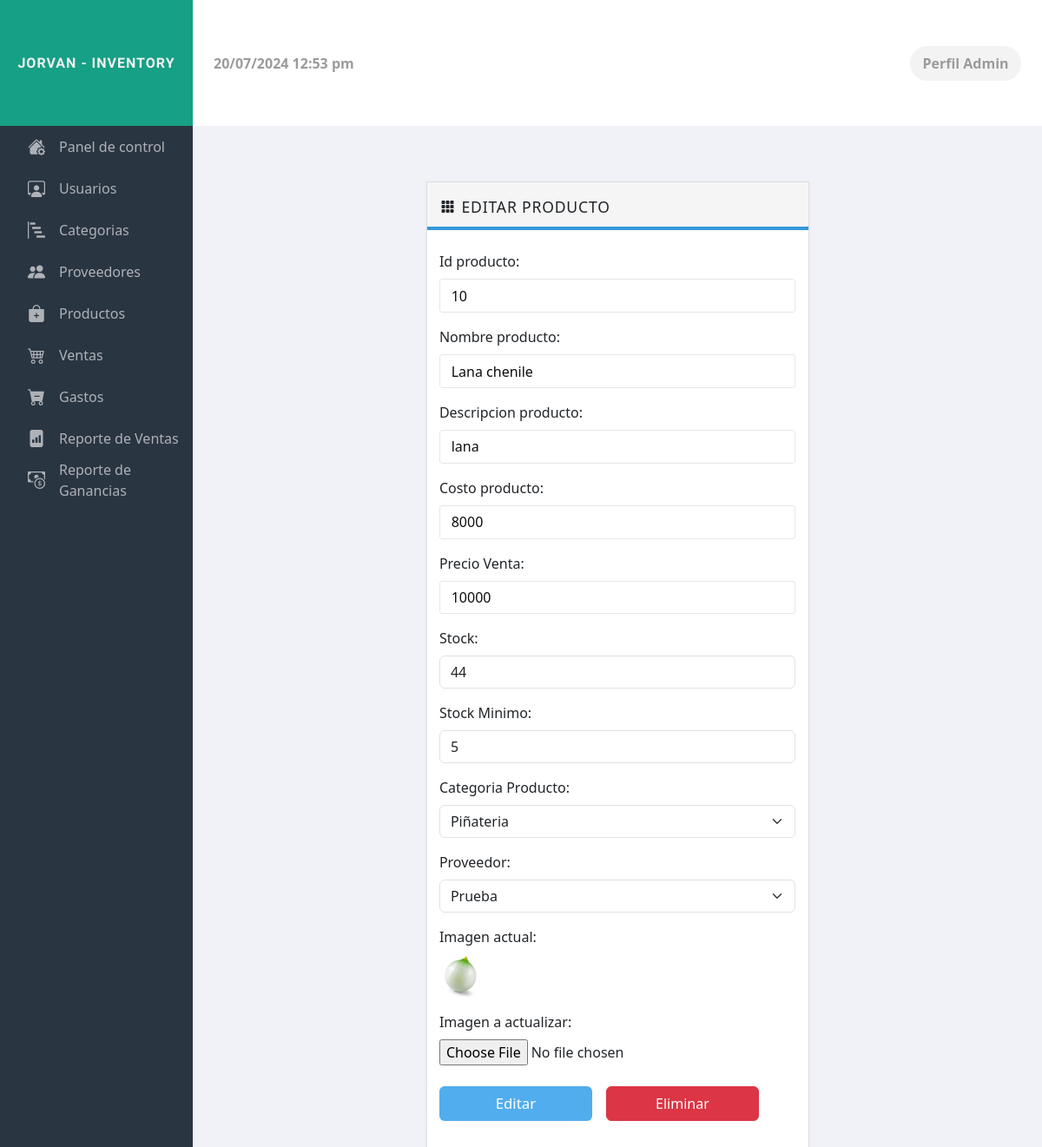
/admin/view/edit/editarProducto.php?id_prod=10, run on an earlier commit of the app's database.
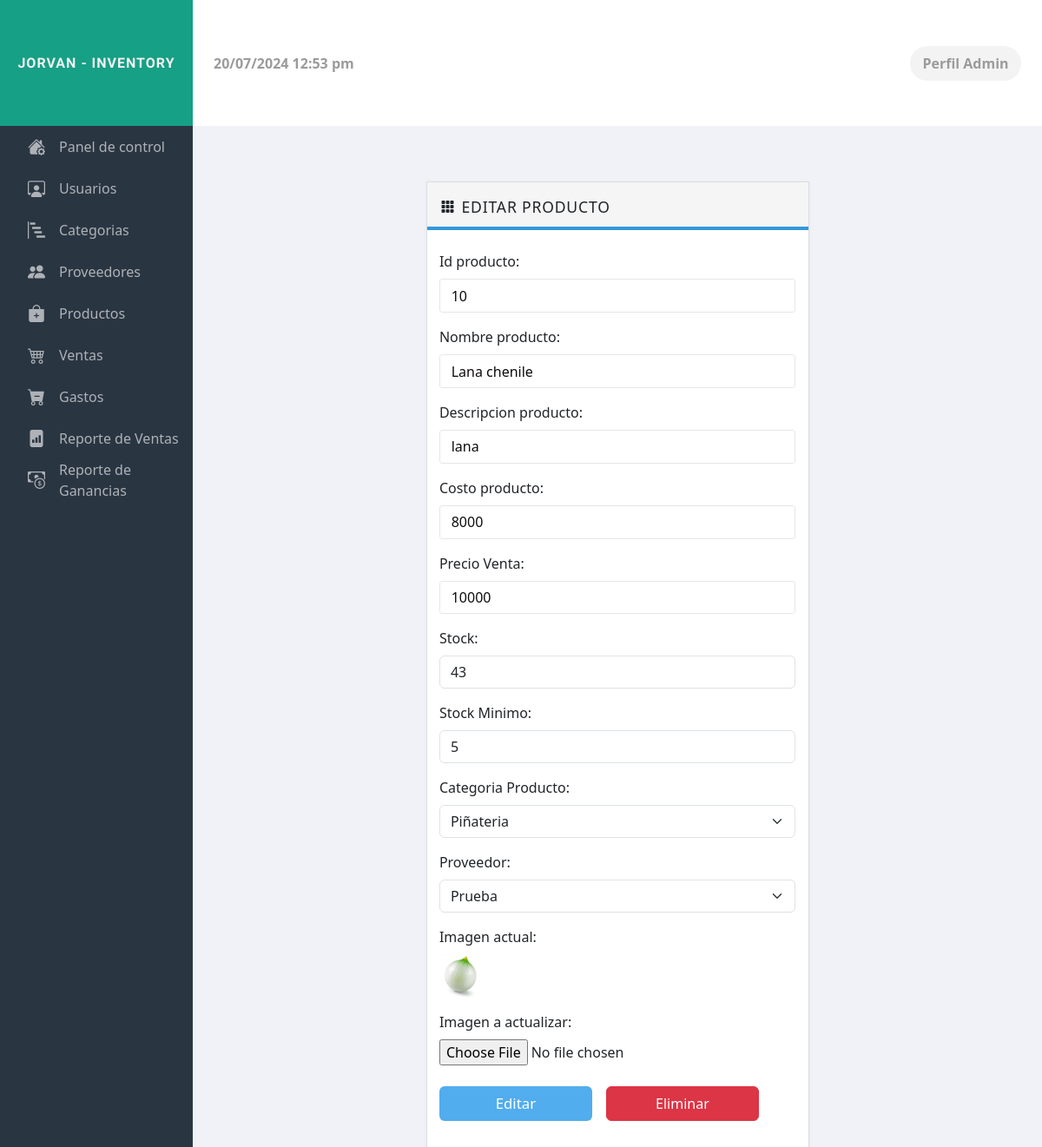
And on a later commit of the database.
### tables this page shows
CREATE TABLE `producto` (
  `id_prod` int(10) NOT NULL,
  `nombre_prod` varchar(60) NOT NULL,
  `descripcion_prod` varchar(60) NOT NULL,
  `costo_prod` varchar(60) NOT NULL,
  `gananciainicial_prod` varchar(60) NOT NULL,
  `valorganancia_prod` int(10) NOT NULL,
  `stock_prod` int(5) NOT NULL,
  `stockMin_prod` int(5) NOT NULL,
  `importancia_prod` varchar(60) NOT NULL,
  `id_catProd` int(10) NOT NULL,
  `id_provProd` int(10) NOT NULL,
  `imagen` varchar(500) DEFAULT NULL
);

### admin/model/datosProducto.php (called while the page is built, shortened)
<?php
class misProducto
{
    function verProductoId($id)
    {
        $conexion = new Conexion();
        $arreglo = array();
        $consulta = "SELECT * FROM producto
                    WHERE id_prod = :id";
        $modules = $conexion->prepare($consulta);
        $modules->bindParam(":id", $id);
        $modules->execute();
        $total = $modules->rowCount();
        if ($total > 0) {
            $i = 0;
            while ($data = $modules->fetch(PDO::FETCH_ASSOC)) {
                $arreglo[$i] = $data;
                $i++;
            }
        }
        return $arreglo;
    }
}
?>

### admin/view/edit/editarProducto.php (the view, shortened to what the changed rows need)
<?php
include ("../../model/datosProducto.php");
$misProducto = new misProducto();
if(isset($_GET['id_prod'])) {
  $id_prod = $_GET['id_prod'];
  $respProducto = $misProducto->verProductoId($id_prod);
  if(count($respProducto) > 0) {
    $id_prod = $respProducto[0]['id_prod'];
    $nombre_prod = $respProducto[0]['nombre_prod'];
    $descripcion_prod = $respProducto[0]['descripcion_prod'];
    $costo_prod=$respProducto[0]['costo_prod'];
    $gananciainicial_prod=$respProducto[0]['gananciainicial_prod'];
    $valorganancia_prod=$respProducto[0]['valorganancia_prod'];
    $stock_prod=$respProducto[0]['stock_prod'];
    $stockMin_prod=$respProducto[0]['stockMin_prod'];
    $imagen=$respProducto[0]['imagen'];
    $precioVenta=round(($valorganancia_prod/$gananciainicial_prod)*100);
  } else {
    echo '<script>
        alert ("El producto seleccionado no fue encontrada.")
        self.location="../producto.php"
        </script>';
  }
} else {
  echo '<script>
        alert ("Debe seleccionar un producto")
        self.location="../producto.php"
        </script>';
}
?>
<!doctype html>
<html lang="en">
  <head>
    <link href="https://cdn.jsdelivr.net/npm/bootstrap@5.3.3/dist/css/bootstrap.min.css" rel="stylesheet">
    <link rel="stylesheet" href="https://cdn.jsdelivr.net/npm/bootstrap-icons@1.10.5/font/bootstrap-icons.css">
    <link rel="stylesheet" href="../../libraries/style.css">
  </head>
  <body>
<section class="contenido">
    <div class="interfaz overflow-auto d-flex justify-content-center">
        <div class="categorias w-50">
                <div class="tabla">
                    <form class="body" enctype="multipart/form-data">
                        <div>
                            <label for="id_prod" class="form-label">Id producto:</label>
                            <input class="form-control" type="text" id="id_prod" name="id_prod" readonly value="<?php echo $id_prod; ?>">
                        </div>
                        <div>
                            <label for="nombre_prod" class="form-label">Nombre producto:</label>
                            <input class="form-control" type="text" id="nombre_prod" name="nombre_prod" value="<?php echo $nombre_prod; ?>">
                        </div>
                        <div>
                            <label for="descripcion_prod" class="form-label">Descripcion producto:</label>
                            <input class="form-control" type="text" id="descripcion_prod" name="descripcion_prod" value="<?php echo $descripcion_prod;?>">
                        </div>
                        <div>
                            <label for="costo_prod" class="form-label">Costo producto:</label>
                            <input class="form-control" type="text" id="costo_prod" name="costo_prod" value="<?php echo $costo_prod; ?>">
                        </div>
                        <div>
                            <label for="gananciainicial_prod" class="form-label">Precio Venta:</label>
                            <input class="form-control" type="text" id="valorganancia_prod" name="valorganancia_prod" value="<?php echo $precioVenta; ?>">
                        </div>
                        <div>
                            <label for="stock_prod" class="form-label">Stock:</label>
                            <input class="form-control" type="number" id="stock_prod" name="stock_prod" value="<?php echo $stock_prod; ?>" min="0" max="99999">
                        </div>
                        <div>
                            <label for="stockMin_prod" class="form-label">Stock Minimo:</label>
                            <input class="form-control" type="number" id="stockMin_prod" name="stockMin_prod" value="<?php echo $stockMin_prod; ?>" min="0" max="99999">
                        </div>
                        <div>
                            <div>
                                <img height="50px" src="<?php echo ('../'.$imagen);?>"/>
                            </div>
                        </div>
                    </form>
                </div>
            </div>
        </div>
    </section>
</body>
</html>

What changed in the data, as far as the page shows it:
changed producto "Lana chenile": stock_prod "44" → "43"
